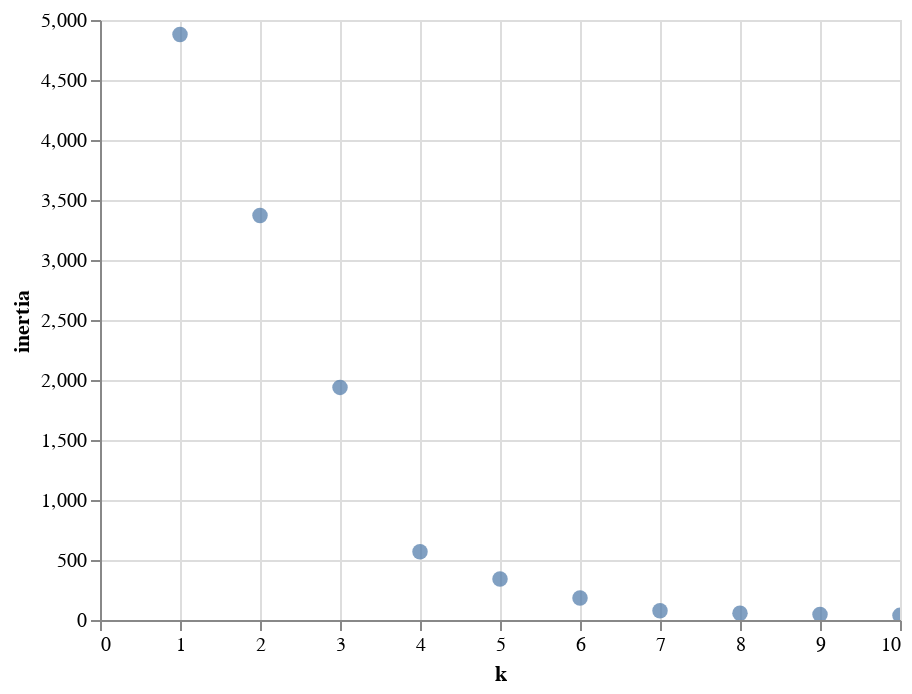

Notebook code for this chart:
### Code cell
alt.Chart(df_elbow).mark_circle(size=60).encode(
    x='k',
    y='inertia',
    tooltip=['k', 'inertia']
).interactive()

### Figure 1 — Vega-Lite specification as saved in the notebook (floating-point values rounded to 4 significant figures)
{"config": {"view": {"continuousWidth": 400, "continuousHeight": 300}}, "data": {"name": "data-508a88514e0e8f33fa9c21652dc1337f"}, "mark": {"type": "circle", "size": 60}, "encoding": {"tooltip": [{"type": "quantitative", "field": "k"}, {"type": "quantitative", "field": "inertia"}], "x": {"type": "quantitative", "field": "k"}, "y": {"type": "quantitative", "field": "inertia"}}, "selection": {"selector001": {"type": "interval", "bind": "scales", "encodings": ["x", "y"]}}, "$schema": "https://vega.github.io/schema/vega-lite/v4.8.1.json", "datasets": {"data-508a88514e0e8f33fa9c21652dc1337f": [{"k": 1, "inertia": 4878.0}, {"k": 2, "inertia": 3371.0}, {"k": 3, "inertia": 1938.0}, {"k": 4, "inertia": 569.1}, {"k": 5, "inertia": 341.3}, {"k": 6, "inertia": 182.8}, {"k": 7, "inertia": 77.46}, {"k": 8, "inertia": 56.01}, {"k": 9, "inertia": 45.56}, {"k": 10, "inertia": 38.67}]}}
